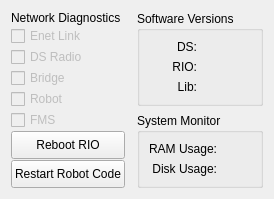
      <widget class="QWidget" name="DiagnosticsTab">
       <attribute name="icon">
        <iconset resource="../../../etc/resources/desktop/resources.qrc">
         <normaloff>:/icons/Diagnostics.png</normaloff>:/icons/Diagnostics.png</iconset>
       </attribute>
       <attribute name="title">
        <string/>
       </attribute>
       <attribute name="toolTip">
        <string>Diagnostics</string>
       </attribute>
       <layout class="QHBoxLayout" name="horizontalLayout_2">
        <property name="spacing">
         <number>12</number>
        </property>
        <item>
         <widget class="QWidget" name="NetworkWidget" native="true">
          <layout class="QVBoxLayout" name="verticalLayout_6">
           <property name="spacing">
            <number>1</number>
           </property>
           <property name="leftMargin">
            <number>0</number>
           </property>
           <property name="topMargin">
            <number>0</number>
           </property>
           <property name="rightMargin">
            <number>0</number>
           </property>
           <property name="bottomMargin">
            <number>0</number>
           </property>
           <item>
            <widget class="QLabel" name="NetDiagLabel">
             <property name="text">
              <string>Network Diagnostics</string>
             </property>
             <property name="textFormat">
              <enum>Qt::PlainText</enum>
             </property>
            </widget>
           </item>
           <item>
            <widget class="QCheckBox" name="EnetLinkCheck">
             <property name="enabled">
              <bool>false</bool>
             </property>
             <property name="text">
              <string>Enet Link</string>
             </property>
            </widget>
           </item>
           <item>
            <widget class="QCheckBox" name="DsRadioCheck">
             <property name="enabled">
              <bool>false</bool>
             </property>
             <property name="text">
              <string>DS Radio</string>
             </property>
            </widget>
           </item>
           <item>
            <widget class="QCheckBox" name="BridgeCheck">
             <property name="enabled">
              <bool>false</bool>
             </property>
             <property name="text">
              <string>Bridge</string>
             </property>
            </widget>
           </item>
           <item>
            <widget class="QCheckBox" name="RobotCheck">
             <property name="enabled">
              <bool>false</bool>
             </property>
             <property name="text">
              <string>Robot</string>
             </property>
            </widget>
           </item>
           <item>
            <widget class="QCheckBox" name="FmsCheck">
             <property name="enabled">
              <bool>false</bool>
             </property>
             <property name="text">
              <string>FMS</string>
             </property>
            </widget>
           </item>
           <item>
            <spacer name="_s11">
             <property name="orientation">
              <enum>Qt::Vertical</enum>
             </property>
             <property name="sizeHint" stdset="0">
              <size>
               <width>0</width>
               <height>0</height>
              </size>
             </property>
            </spacer>
           </item>
           <item>
            <widget class="QPushButton" name="RebootRioButton">
             <property name="minimumSize">
              <size>
               <width>0</width>
               <height>28</height>
              </size>
             </property>
             <property name="maximumSize">
              <size>
               <width>16777215</width>
               <height>28</height>
              </size>
             </property>
             <property name="text">
              <string>Reboot RIO</string>
             </property>
            </widget>
           </item>
           <item>
            <widget class="QPushButton" name="RestartCodeButton">
             <property name="minimumSize">
              <size>
               <width>0</width>
               <height>28</height>
              </size>
             </property>
             <property name="maximumSize">
              <size>
               <width>16777215</width>
               <height>28</height>
              </size>
             </property>
             <property name="text">
              <string>Restart Robot Code</string>
             </property>
            </widget>
           </item>
          </layout>
         </widget>
        </item>
        <item>
         <widget class="QWidget" name="InformationWidget" native="true">
          <layout class="QVBoxLayout" name="verticalLayout_8">
           <property name="spacing">
            <number>1</number>
           </property>
           <property name="leftMargin">
            <number>0</number>
           </property>
           <property name="topMargin">
            <number>0</number>
           </property>
           <property name="rightMargin">
            <number>0</number>
           </property>
           <property name="bottomMargin">
            <number>0</number>
           </property>
           <item>
            <widget class="QGroupBox" name="VersionBox">
             <property name="title">
              <string>Software Versions</string>
             </property>
             <layout class="QGridLayout" name="gridLayout_4">
              <item row="0" column="0">
               <widget class="QLabel" name="DsVersionLabel">
                <property name="text">
                 <string>DS:</string>
                </property>
                <property name="textFormat">
                 <enum>Qt::PlainText</enum>
                </property>
                <property name="alignment">
                 <set>Qt::AlignRight|Qt::AlignTrailing|Qt::AlignVCenter</set>
                </property>
               </widget>
              </item>
              <item row="1" column="0">
               <widget class="QLabel" name="RioVersionLabel">
                <property name="text">
                 <string>RIO:</string>
                </property>
                <property name="textFormat">
                 <enum>Qt::PlainText</enum>
                </property>
                <property name="alignment">
                 <set>Qt::AlignRight|Qt::AlignTrailing|Qt::AlignVCenter</set>
                </property>
               </widget>
              </item>
              <item row="2" column="0">
               <widget class="QLabel" name="LibVersionLabel">
                <property name="text">
                 <string>Lib:</string>
                </property>
                <property name="textFormat">
                 <enum>Qt::PlainText</enum>
                </property>
                <property name="alignment">
                 <set>Qt::AlignRight|Qt::AlignTrailing|Qt::AlignVCenter</set>
                </property>
               </widget>
              </item>
              <item row="0" column="1">
               <widget class="QLabel" name="DsVersion">
                <property name="text">
                 <string/>
                </property>
                <property name="textFormat">
                 <enum>Qt::PlainText</enum>
                </property>
               </widget>
              </item>
              <item row="1" column="1">
               <widget class="QLabel" name="RioVersion">
                <property name="text">
                 <string/>
                </property>
                <property name="textFormat">
                 <enum>Qt::PlainText</enum>
                </property>
               </widget>
              </item>
              <item row="2" column="1">
               <widget class="QLabel" name="LibVersion">
                <property name="text">
                 <string/>
                </property>
                <property name="textFormat">
                 <enum>Qt::PlainText</enum>
                </property>
               </widget>
              </item>
             </layout>
            </widget>
           </item>
           <item>
            <spacer name="verticalSpacer_5">
             <property name="orientation">
              <enum>Qt::Vertical</enum>
             </property>
             <property name="sizeHint" stdset="0">
              <size>
               <width>0</width>
               <height>0</height>
              </size>
             </property>
            </spacer>
           </item>
           <item>
            <widget class="QGroupBox" name="MonitorBox">
             <property name="title">
              <string>System Monitor</string>
             </property>
             <layout class="QGridLayout" name="gridLayout_5">
              <item row="0" column="0">
               <widget class="QLabel" name="RamLabel">
                <property name="text">
                 <string>RAM Usage:</string>
                </property>
                <property name="textFormat">
                 <enum>Qt::PlainText</enum>
                </property>
                <property name="alignment">
                 <set>Qt::AlignRight|Qt::AlignTrailing|Qt::AlignVCenter</set>
                </property>
               </widget>
              </item>
              <item row="1" column="0">
               <widget class="QLabel" name="DiskLabel">
                <property name="text">
                 <string>Disk Usage:</string>
                </property>
                <property name="textFormat">
                 <enum>Qt::PlainText</enum>
                </property>
                <property name="alignment">
                 <set>Qt::AlignRight|Qt::AlignTrailing|Qt::AlignVCenter</set>
                </property>
               </widget>
              </item>
              <item row="0" column="1">
               <widget class="QLabel" name="RamUsage">
                <property name="text">
                 <string/>
                </property>
                <property name="textFormat">
                 <enum>Qt::PlainText</enum>
                </property>
               </widget>
              </item>
              <item row="1" column="1">
               <widget class="QLabel" name="DiskUsage">
                <property name="text">
                 <string/>
                </property>
                <property name="textFormat">
                 <enum>Qt::PlainText</enum>
                </property>
               </widget>
              </item>
             </layout>
            </widget>
           </item>
          </layout>
         </widget>
        </item>
       </layout>
      </widget>
